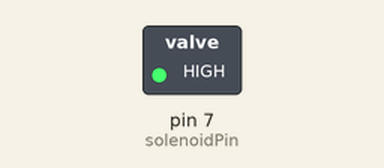
A sketch run on a simulated Arduino Uno, built with avr-gcc and run on an emulated ATmega328P. Shown: switched loads named in the sketch (green lamp = pin HIGH). Dashed ring = blinking. What the sketch prints to the serial monitor is not drawn.

Above: at 0.5 s.
Timing chart, 0 to 4.6 s (numbered marks = the images above):
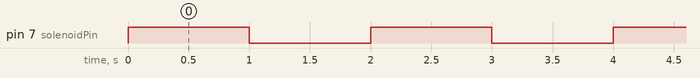

Measured:
- by itself, pin 7 (solenoidPin): alternates HIGH for 1.0 s and LOW for 1.0 s

The sketch:

Solenoid.ino
```cpp
int solenoidPin = 7;                    //This is the output pin on the Arduino

void setup()
{
  Serial.begin(9600);
  pinMode(solenoidPin, OUTPUT);          //Sets that pin as an output
}

void loop()
{
  digitalWrite(solenoidPin, HIGH);
  Serial.print("On");     //Switch Solenoid ON
  delay(1000);                          //Wait 1 Second
  digitalWrite(solenoidPin, LOW);
  Serial.print("Off");      //Switch Solenoid OFF
  delay(1000);                          //Wait 1 Second
}
```
